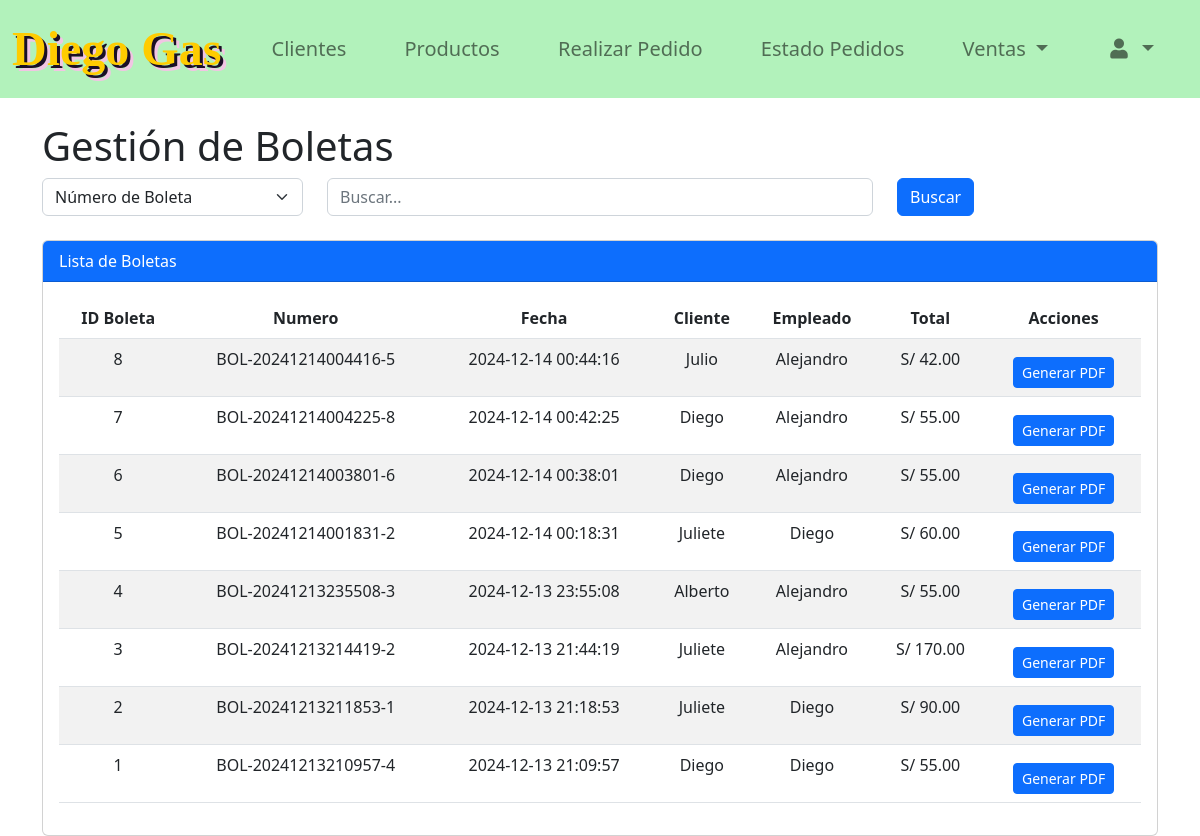
Page /vistas/Recepcion/boletas.php (signed in) on the committed database.
### tables this page shows
CREATE TABLE `boletas` (
  `id_boleta` int(11) NOT NULL,
  `id_pedido` int(11) NOT NULL,
  `numero_boleta` varchar(20) NOT NULL,
  `fecha_boleta` datetime NOT NULL,
  `total_boleta` decimal(10,2) NOT NULL,
  `id_cliente` int(11) NOT NULL,
  `id_empleado` int(11) NOT NULL
);

CREATE TABLE `clientes` (
  `id_cliente` int(11) NOT NULL,
  `nombre_cliente` varchar(100) NOT NULL,
  `apellido_cliente` varchar(100) DEFAULT NULL,
  `fecha_registro_cliente` date DEFAULT NULL,
  `email_cliente` varchar(100) DEFAULT NULL,
  `descripcion_cliente` varchar(255) DEFAULT NULL,
  `dni_cliente` int(11) DEFAULT NULL
);

CREATE TABLE `empleados` (
  `id_empleado` int(11) NOT NULL,
  `nombre_empleado` varchar(100) NOT NULL,
  `apellido_empleado` varchar(100) DEFAULT NULL,
  `telefono_empleado` varchar(15) DEFAULT NULL,
  `fecha_registro_empleado` date NOT NULL,
  `tipo_documento` varchar(50) NOT NULL,
  `numero_documento` varchar(50) NOT NULL
);

### vistas/Recepcion/boletas.php (the view, shortened to what this page needs)
<?php
$criterio = $_GET['criterio'] ?? '';
$buscar = $_GET['buscar'] ?? '';
$boletas = buscarBoletas($criterio, $buscar);
function buscarBoletas($criterio, $buscar)
{
    $conn = obtenerConexion();
    try {
        $sql = "SELECT b.*, c.nombre_cliente, e.nombre_empleado
                FROM boletas b
                JOIN clientes c ON b.id_cliente = c.id_cliente
                JOIN empleados e ON b.id_empleado = e.id_empleado";
        $sql .= " ORDER BY b.fecha_boleta DESC";
        $stmt = $conn->prepare($sql);
        $stmt->execute();
        return $stmt->fetchAll(PDO::FETCH_ASSOC);
    } catch (PDOException $e) {
        echo "Error al buscar boletas: " . $e->getMessage();
        return [];
    }
}
?>
<!DOCTYPE html>
<html lang="es">
<head>
    <link rel="stylesheet" href="../../recursos/css/style.css">
    <link rel="stylesheet" href="https://cdnjs.cloudflare.com/ajax/libs/font-awesome/5.15.4/css/all.min.css">
    <link href="https://cdn.jsdelivr.net/npm/bootstrap@5.2.3/dist/css/bootstrap.min.css" rel="stylesheet">
</head>
<body>
    <?php include_once 'navbar_recepcion.php'; ?>
    <div class="container mt-4">
        <h1>Gestión de Boletas</h1>
        <form method="GET" class="mb-4">
            <div class="row">
                <div class="col-md-3">
                    <select name="criterio" class="form-select">
                        <option value="numero_boleta" <?php echo $criterio === 'numero_boleta' ? 'selected' : ''; ?>>Número de Boleta</option>
                    </select>
                </div>
                <div class="col-md-6">
                    <input type="text" name="buscar" class="form-control" placeholder="Buscar..." value="<?php echo htmlspecialchars($buscar); ?>">
                </div>
                <div class="col-md-3">
                    <button type="submit" class="btn btn-primary">Buscar</button>
                </div>
            </div>
        </form>
        <div class="card">
            <div class="card-header bg-primary text-white">Lista de Boletas</div>
            <div class="card-body">
                <?php if (!empty($boletas)): ?>
                    <table class="table table-striped">
                        <thead>
                            <tr>
                                <th>ID Boleta</th>
                                <th>Numero</th>
                                <th>Fecha</th>
                                <th>Cliente</th>
                                <th>Empleado</th>
                                <th>Total</th>
                                <th>Acciones</th>
                            </tr>
                        </thead>
                        <tbody>
                            <?php foreach ($boletas as $boleta): ?>
                                <tr>
                                    <td><?php echo htmlspecialchars($boleta['id_boleta']); ?></td>
                                    <td><?php echo htmlspecialchars($boleta['numero_boleta']); ?></td>
                                    <td><?php echo htmlspecialchars($boleta['fecha_boleta']); ?></td>
                                    <td><?php echo htmlspecialchars($boleta['nombre_cliente']); ?></td>
                                    <td><?php echo htmlspecialchars($boleta['nombre_empleado']); ?></td>
                                    <td>S/ <?php echo number_format($boleta['total_boleta'], 2); ?></td>
                                    <td>
                                        <form method="POST" style="display:inline;">
                                            <button type="submit" name="generar_pdf" class="btn btn-primary btn-sm">Generar PDF</button>
                                        </form>
                                    </td>
                                </tr>
                            <?php endforeach; ?>
                        </tbody>
                    </table>
                <?php else: ?>
                    <p>No se encontraron boletas.</p>
                <?php endif; ?>
            </div>
        </div>
    </div>
</body>
</html>

### vistas/Recepcion/navbar_recepcion.php (shortened to what this page needs)
<header style="background-color:#B2F2BB; color: black; " class="sticky-top">
    <nav class="navbar navbar-expand-lg sticky-top navbar-custom">
        <div class="container-fluid">
            <a href="panel_recepcion.php" class="navbar-brand text-info fw-semibold fs-4">
                <div class="logo">
                    <p>Diego Gas</p>
                </div>
            </a>
            <section class="offcanvas offcanvas-start" id="menuLateral" tabindex="-1">
                <div class="offcanvas-body d-flex flex-column justify-content-between px-0 Presentacion">
                    <ul class="navbar-nav my-2 justify-content-evenly">
                        <li class="nav-item p-3 py-md-1">
                            <a href="clientes_recepcion.php" class="nav-link">Clientes</a>
                        </li>
                        <li class="nav-item p-3 py-md-1">
                            <a href="productos_recepcion.php" class="nav-link">Productos</a>
                        </li>
                        <li class="nav-item p-3 py-md-1">
                            <a href="pedido_recepcion.php" class="nav-link">Realizar Pedido</a>
                        </li>
                        <li class="nav-item p-3 py-md-1">
                            <a href="estado_pedidos.php" class="nav-link">Estado Pedidos</a>
                        </li>
                        <li class="nav-item dropdown p-3 py-md-1">
                            <a href="#" class="nav-link dropdown-toggle" id="navbarDropdownVentas" role="button"
                                data-bs-toggle="dropdown" aria-expanded="false">
                                Ventas
                            </a>
                        </li>
                        <li class="nav-item dropdown p-3 py-md-1">
                            <a class="nav-link dropdown-toggle" id="navbarDropdownPerfil" href="#" role="button"
                                data-bs-toggle="dropdown" aria-expanded="false">
                                <i class="fas fa-user fa-fw"></i>
                            </a>
                        </li>
                    </ul>
                </div>
            </section>
        </div>
    </nav>
</header>

### recursos/css/style.css (style rules this page uses)
* { text-decoration: none; }
ul, li { list-style: none; }
body { background-color: #E2DDDB; }
.card .card-body { text-align: center; }
.card .btn { margin-top: 10px; }
nav, .offcanvas { background-color: #1e293b; }
.Presentacion { font-size: 20px; }
.offcanvas-body { background-color: #B2F2BB; }
.navbar-custom { background-color: #B2F2BB; }
body { background-color: #E6F9EA; }
body { font-family: Arial, sans-serif; background-color: #f4f4f4; margin: 0; padding: 0; display: flex; flex-direction: column; justify-content: space-between; }
.logo { text-align: center; }
.logo p { font-family: 'Lobster', cursive; font-size: 48px; color: #ffcc00; text-shadow: 3px 3px 0 #1a0f26, 6px 6px 0 #f1c5e3; margin: 0; }
p { color: #666; margin-bottom: 20px; }

### rows in the picture
boletas: id_boleta "8", numero_boleta "BOL-20241214004416-5", fecha_boleta "2024-12-14 00:44:16", id_cliente.nombre_cliente "Julio", id_empleado.nombre_empleado "Alejandro", total_boleta "42.00"
boletas: id_boleta "7", numero_boleta "BOL-20241214004225-8", fecha_boleta "2024-12-14 00:42:25", id_cliente.nombre_cliente "Diego", id_empleado.nombre_empleado "Alejandro", total_boleta "55.00"
boletas: id_boleta "6", numero_boleta "BOL-20241214003801-6", fecha_boleta "2024-12-14 00:38:01", id_cliente.nombre_cliente "Diego", id_empleado.nombre_empleado "Alejandro", total_boleta "55.00"
boletas: id_boleta "5", numero_boleta "BOL-20241214001831-2", fecha_boleta "2024-12-14 00:18:31", id_cliente.nombre_cliente "Juliete", id_empleado.nombre_empleado "Diego", total_boleta "60.00"
boletas: id_boleta "4", numero_boleta "BOL-20241213235508-3", fecha_boleta "2024-12-13 23:55:08", id_cliente.nombre_cliente "Alberto", id_empleado.nombre_empleado "Alejandro", total_boleta "55.00"
boletas: id_boleta "3", numero_boleta "BOL-20241213214419-2", fecha_boleta "2024-12-13 21:44:19", id_cliente.nombre_cliente "Juliete", id_empleado.nombre_empleado "Alejandro", total_boleta "170.00"
boletas: id_boleta "2", numero_boleta "BOL-20241213211853-1", fecha_boleta "2024-12-13 21:18:53", id_cliente.nombre_cliente "Juliete", id_empleado.nombre_empleado "Diego", total_boleta "90.00"
boletas: id_boleta "1", numero_boleta "BOL-20241213210957-4", fecha_boleta "2024-12-13 21:09:57", id_cliente.nombre_cliente "Diego", id_empleado.nombre_empleado "Diego", total_boleta "55.00"
